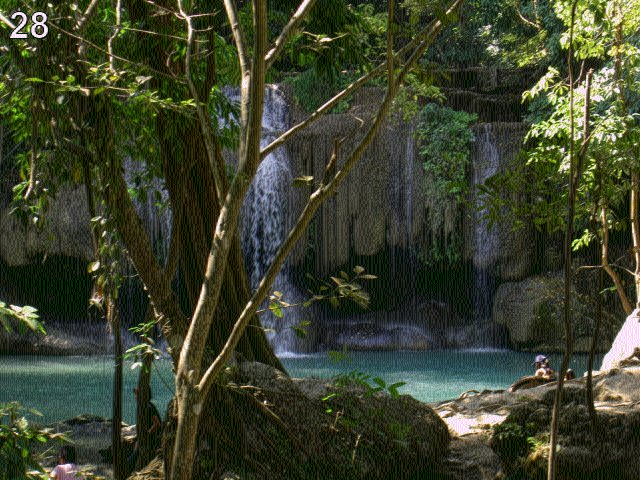
#> input picture 28/bell.png, 640 x 480 px
$ python 28.py   (Python 2 division)
#> lines starting #> are read from the running program, lines starting #| are printed output that depends on the picture; after the words box and inside, x2 and y2 are one past the last pixel; in counts of white or black regions, pixels touching at a corner belong together
# [20 lines of commented-out code are left out]


from PIL import Image, ImageDraw

img = Image.open('bell.png')
#> img is the input picture: PIL image 640x480 RGB; mean R, G, B 59.1, 65.1, 44
new = Image.new('RGB', img.size, 'black')
#> new: PIL image 640x480 RGB; every value is 0
newImg = ImageDraw.Draw(new)


r, g, b = img.split()
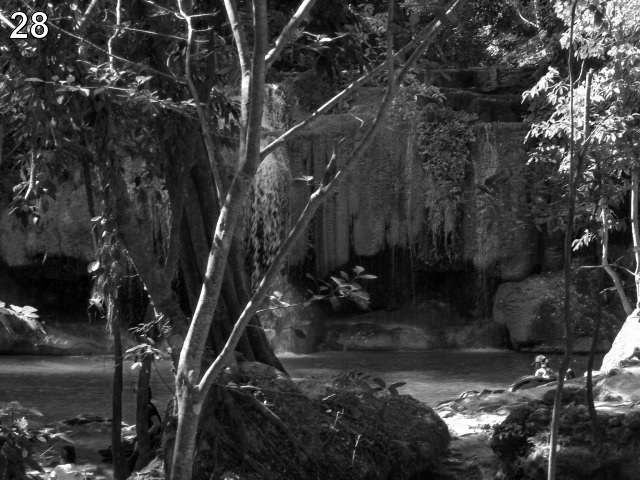
#> r: PIL image 640x480 L; min 0, max 255, mean 59.1
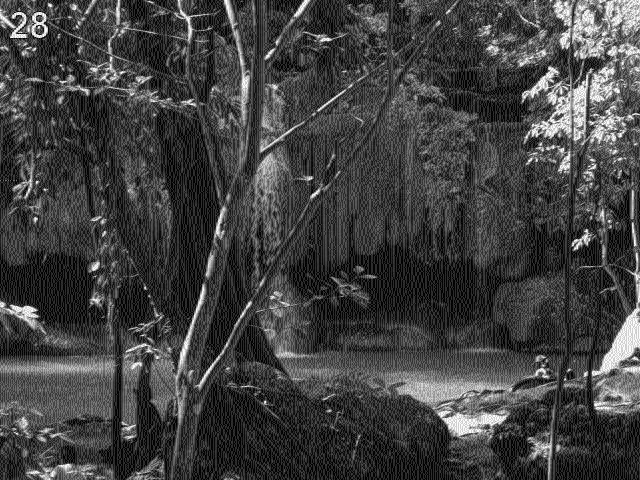
#> g: PIL image 640x480 L; min 0, max 255, mean 65.1
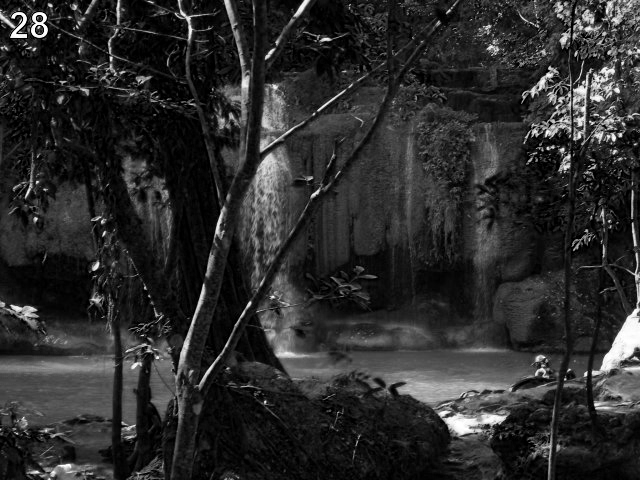
#> b: PIL image 640x480 L; min 0, max 255, mean 44

gdata = list(g.getdata())
#> gdata = 307200 items
newlist = [(gdata[i], gdata[i+1]) for i in range(0, len(gdata), 2)]
#> newlist = 153600 items

for i in newlist:
    newImg.point((i))
#> this loop made 153600 passes
#> i on passes 1 to 3: (55, 97), (73, 115), (120, 78)

new.save('line.jpg')
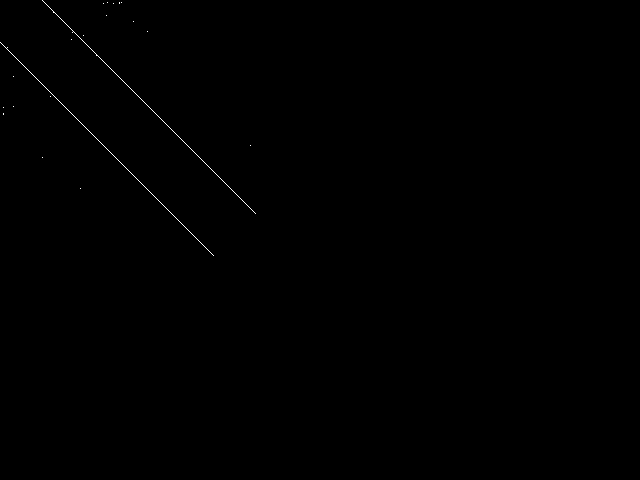
#> saved as line.jpg: PIL image 640x480 RGB; 0.15% white in thin lines or dots, all inside (x1, y1, x2, y2) = (0, 0, 256, 256)

str = ''
for i in newlist:
    if i[0] - i[1] != 42 or i[0] - i[1] != -42:
        str += chr(abs(i[0]-i[1]))
#> this loop made 153600 passes
#> (i, str) on passes 1 to 12: ((55, 97), '*'), ((73, 115), '**'), ((120, 78), '***'), ((60, 102), '****'), ((76, 118), '*****'), ((114, 72), '******'), ((59, 101), '*******'), ((119, 77), '********'), ((92, 50), '*********'), ((30, 72), '**********'), ((53, 95), '***********'), ((133, 91), '************')
#> i on passes 41 to 46: (69, 111), (72, 30), (62, 20), (27, 69), (34, 76), (27, 69)

print str

# whodunnit().split()[0]
# who done it?
# Guido van Rossum
